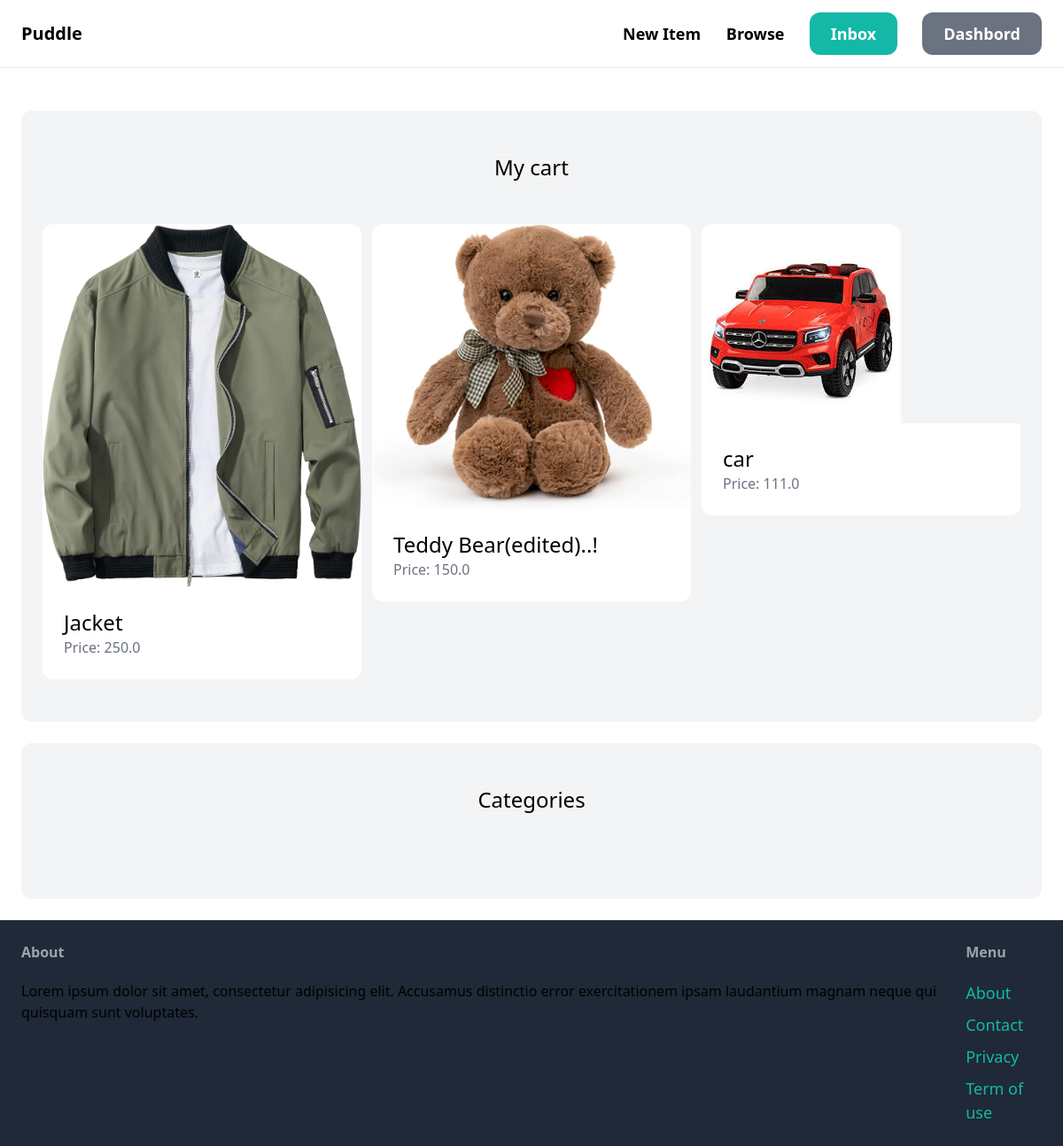
/dashboard/ (signed in), run on an earlier commit of the app's database.
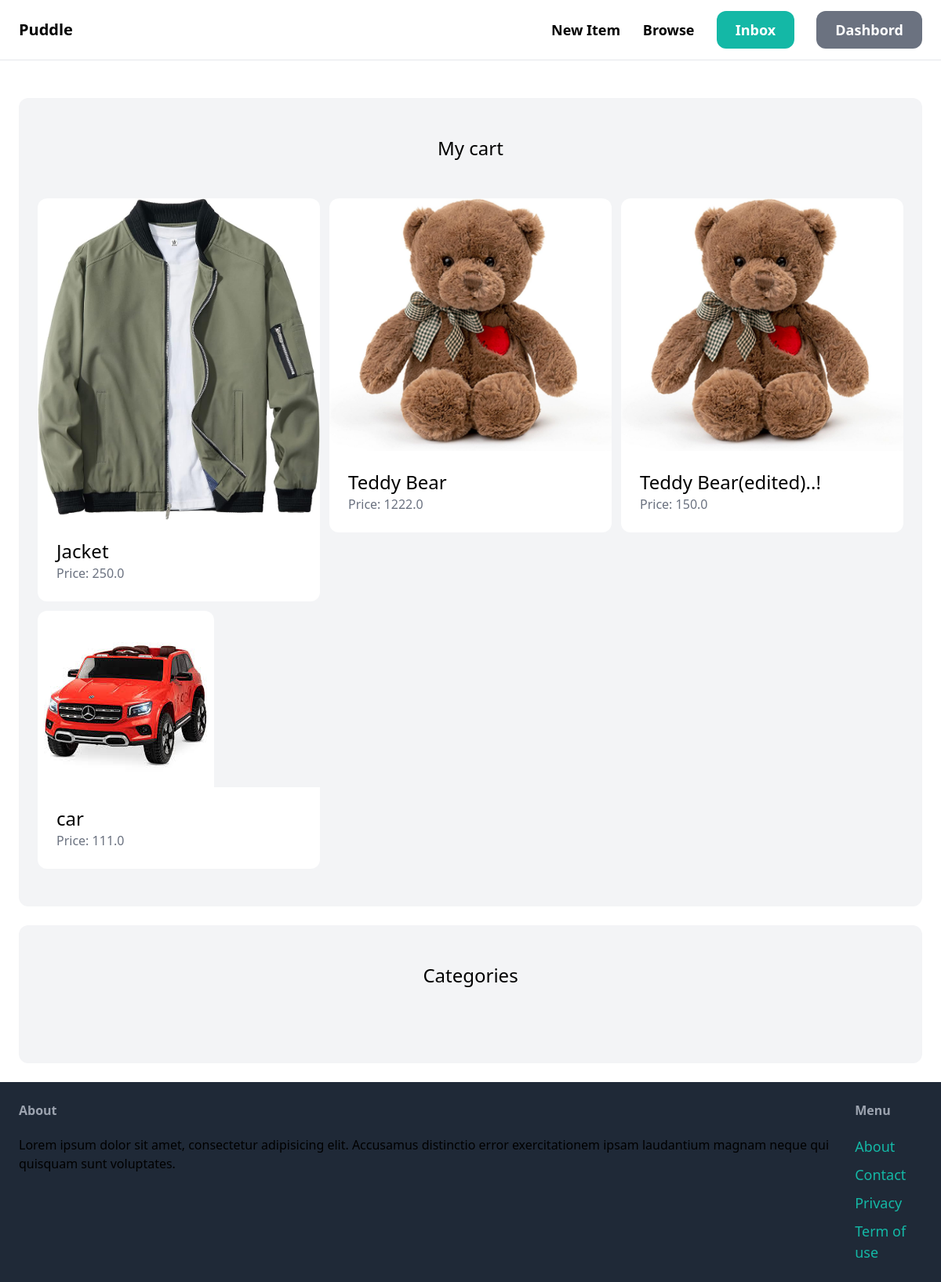
And on a later commit of the database.
### item/models.py (models this page shows, shortened)
class item(models.Model):
    class Meta:
        ordering=('name',)
    category=models.ForeignKey(Category,related_name='items',on_delete=models.CASCADE)
    name=models.CharField(max_length=255)
    description=models.TextField(blank=True,null=True)
    price=models.FloatField()
    image=models.ImageField(upload_to='items_images',blank=True,null=True)
    is_sold=models.BooleanField(default=False)
    created_by=models.ForeignKey(User,related_name='items',on_delete=models.CASCADE)
    created_at=models.DateTimeField(auto_now_add=True)

### dashboard/views.py (the view)
# urls.py: path('',views.index,name='index'),
@login_required()
def index(request):
    items=item.objects.filter(created_by=request.user)
    return  render(request,
                   'dashboard/index.html',
                   {"items":items,
                        "title":'Dashboard'
                    }
                   )

### dashboard/templates/dashboard/index.html (shortened to what this page needs)
{% extends 'core/base.html' %}
{% block content %}
<div class="mt-6 px-6 py-12 bg-gray-100 rounded-xl">
    <h2 class="mb-12 text-2xl text-center">My cart</h2>
    <div class="grid grid-cols-3 gap-3">
        {% for item in items %}
        <div>
             <a href="{% url 'item:detail' item.id %}">
                <div>
                     <img src="{{ item.image.url }}"  class="rounded-t-xl" >
                </div>
                <div class="p-6 bg-white rounded-b-xl">
                    <h2 class="text-2xl"> {{ item.name }} </h2>
                    <p class="text-gray-500">Price: {{ item.price }}</p>
                </div>
             </a>
        </div>
        {% endfor %}
    </div>
</div>
<div class="mt-6 px-6 py-12 bg-gray-100 rounded-xl">
    <h2 class="mb-12 text-2xl text-center">Categories</h2>
</div>
{% endblock %}

What changed in the data, as far as the page shows it:
added item: image (picture), name "Teddy Bear", price "1222.0"
